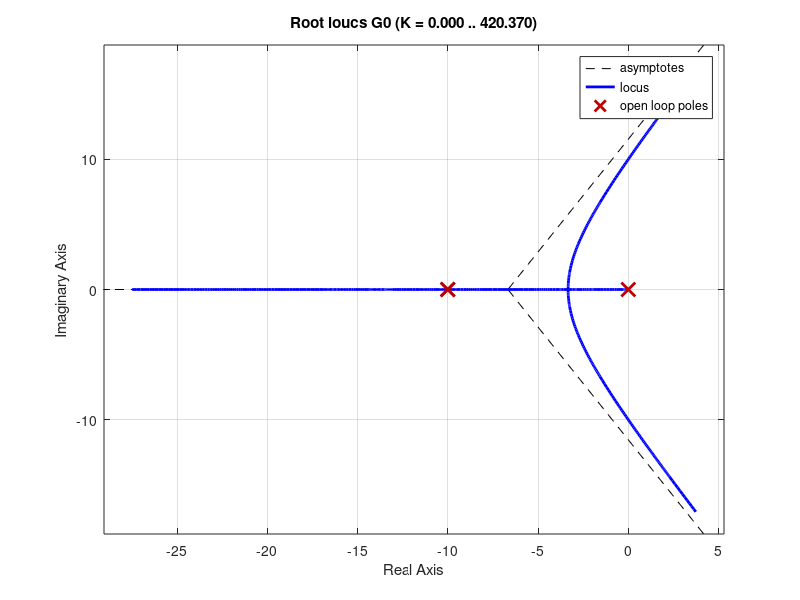

The MATLAB source for this figure: (Note: this script raises an error after producing the figure.)
clc
clear

s = tf('s');

G0 = 20/(s*(s+10)^2)

Kv = dcgain(s*G0)
e_stac = 1/Kv

e_stac_new = e_stac/100
Kv_new = 1/e_stac_new

gain_needed = Kv_new/Kv % od tuka go naogjame potrebnoto zasiluvanje

% gain_needed e baraniot soodnost pomegju nulata i polot z_p na komp.

% Gi(s) = (s+z)/(s+p); z > p

z_p = gain_needed;

z = 0.1; % proizvolna vrednost vo blizina na imaginarnata oska
p = z * 1/z_p; % se presmetuva spored potrebniot soodnos i proizvolnata nula

Gi = (s+z)/(s+p)

rlocus(G0)
hold on;
rlocus(G0*Gi) % mozhe da se uvidi deka GMK e skoro nepromeneto

%% proverka
clc

Kv = dcgain(s*G0*Gi)

e_stac = 1/Kv
